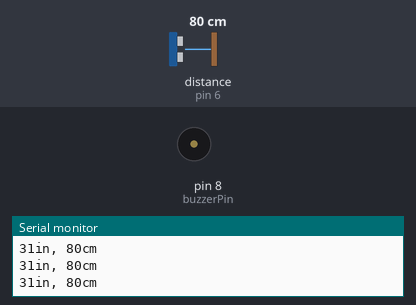
The sketch below on a simulated Arduino Uno, built with avr-gcc and run on an emulated ATmega328P. Parts: buzzer (waves = sounding), the last lines printed to the serial monitor. Wiring (inferred from the names in the program): ultrasonic range finder: trigger pin 7; echo pin 6. The inputs (shaded band) are chosen by the test bench; at power-on: distance to the obstacle (sensor on pin 6) 80 cm. The echo pulse lasts 58.3 µs per cm.

Above: at 1.2 s.
1.3 s: distance to the obstacle (sensor on pin 6) set to 48 cm
4.3 s: distance to the obstacle (sensor on pin 6) set to 41 cm
At 4.46 s:
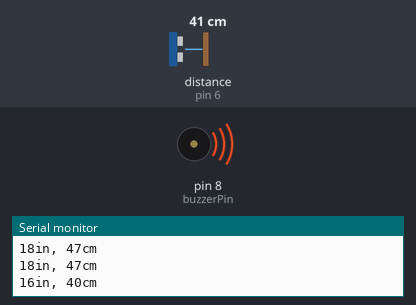
7.3 s: distance to the obstacle (sensor on pin 6) set to 120 cm
At 8.3 s:
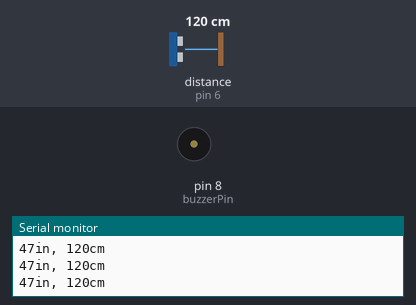
8.8 s: distance to the obstacle (sensor on pin 6) set to 2 cm
At 8.96 s:
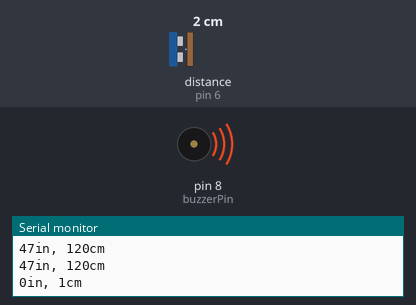
Timing chart, 0 to 11.8 s (numbered marks = the images above; inputs shaded):
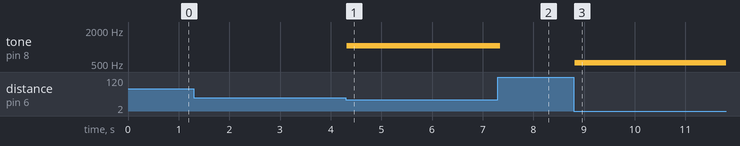

Measured:
- the behaviour switches between 45 and 44 cm on distance to the obstacle (sensor on pin 6) (found by bisection; images 0 and 1)
- after the input at 4.3 s, tone on pin 8 (buzzerPin): silent → 1047 Hz at once
- after the input at 7.3 s, tone on pin 8 (buzzerPin): 1047 Hz → silent after 0.05 s
- after the input at 8.8 s, tone on pin 8 (buzzerPin): silent → 523 Hz at once

The sketch:

sensor_buzzer.ino
```cpp
const int pingPin = 7; // Trigger Pin of Ultrasonic Sensor
const int echoPin = 6; // Echo Pin of Ultrasonic Sensor
int buzzerPin = 8;
int delay_ms = 300; // 500 delay without final delay in loop sounds good
bool continuous = 0;

long microsecondsToInches(long microseconds) {
   return microseconds / 74 / 2;
}

long microsecondsToCentimeters(long microseconds) {
   return microseconds / 29 / 2;
}

void setup() {
  // put your setup code here, to run once:
  Serial.begin(9600); // Starting Serial Terminal
  pinMode(buzzerPin, OUTPUT);

}

void discrete_mode() {
  // put your main code here, to run repeatedly:
    long duration, inches, cm;
   pinMode(pingPin, OUTPUT);
   digitalWrite(pingPin, LOW);
   delayMicroseconds(2);
   digitalWrite(pingPin, HIGH);
   delayMicroseconds(10);
   digitalWrite(pingPin, LOW);
   pinMode(echoPin, INPUT);
   duration = pulseIn(echoPin, HIGH);
   inches = microsecondsToInches(duration);
   cm = microsecondsToCentimeters(duration);
   Serial.print(inches);
   Serial.print("in, ");
   Serial.print(cm);
   Serial.print("cm");
   Serial.println();

 //  if (inches > 0 && inches < 4)
   if (cm > 0 && cm < 10) {
    tone(buzzerPin, 523); // C4
    delay(delay_ms); // Wait for 1 second (1000 milliseconds)
    noTone(buzzerPin); // Stop the tone
   }
  // else if (inches > 0 && inches < 6)
  else if (cm > 0 && cm < 15) {
    tone(buzzerPin, 587); // D4
    delay(delay_ms); // Wait for 1 second (1000 milliseconds)
    noTone(buzzerPin); // Stop the tone
  }
  // else if (inches > 0 && inches < 8)
  else if (cm > 0 && cm < 20) {
    tone(buzzerPin, 659); // E4
    delay(delay_ms); // Wait for 1 second (1000 milliseconds)
    noTone(buzzerPin); // Stop the tone
  }
  // else if (inches > 0 && inches < 10)
  else if (cm > 0 && cm < 25) {
    tone(buzzerPin, 698); // F4
    delay(delay_ms); // Wait for 1 second (1000 milliseconds)
    noTone(buzzerPin); // Stop the tone
  }
  // else if (inches > 0 && inches < 12)
  else if (cm > 0 && cm < 30) {
    tone(buzzerPin, 784); // G4
    delay(delay_ms); // Wait for 1 second (1000 milliseconds)
    noTone(buzzerPin); // Stop the tone
  }
  //  else if (inches > 0 && inches < 14)
   else if (cm > 0 && cm < 35) {
    tone(buzzerPin, 880); // A5
    delay(delay_ms); // Wait for 1 second (1000 milliseconds)
    noTone(buzzerPin); // Stop the tone
   }
  //  else if (inches > 0 && inches < 16)
   else if (cm > 0 && cm < 40) {
    tone(buzzerPin, 988); // B5
    delay(delay_ms); // Wait for 1 second (1000 milliseconds)
    noTone(buzzerPin); // Stop the tone
   }
  //  else if (inches > 0 && inches < 18)
   else if (cm > 0 && cm < 45) {
    tone(buzzerPin, 1047); // C5
    delay(delay_ms); // Wait for 1 second (1000 milliseconds)
    noTone(buzzerPin); // Stop the tone
   }

  // else if (inches > 0 && inches > 25)
  else if (cm > 0 && cm > 63) {

  }

}

void continuous_mode() {
  // put your main code here, to run repeatedly:
    long duration, inches, cm;
    int delay_ms = 50;
   pinMode(pingPin, OUTPUT);
   digitalWrite(pingPin, LOW);
   delayMicroseconds(2);
   digitalWrite(pingPin, HIGH);
   delayMicroseconds(10);
   digitalWrite(pingPin, LOW);
   pinMode(echoPin, INPUT);
   duration = pulseIn(echoPin, HIGH);
   inches = microsecondsToInches(duration);
   cm = microsecondsToCentimeters(duration);
   Serial.print(inches);
   Serial.print("in, ");
   Serial.print(cm);
   Serial.print("cm");
   Serial.println();

   int C4 = 523;
   int hz = C4;

  //  if (cm > 0 && cm < 63) {
  //   tone (buzzerPin, cm*12.8 + 513);
  //     delay(delay_ms);
  //     noTone(buzzerPin);
  //  }
  // else if (cm > 0 && cm > 63) {

  // }


   // how to get continuous sound like a real theremin?
  // get derivative of inches over time (absolute value)
  // if derivative large, hand is moving fast, smaller delay?
  // if derivative small, hand is moving slow, longer delay?
  // link derivative and delay in a formula? an inverse function?
  // this should improve the constant formula sound bc slower delay means less agitated sound

}

void loop() {

  if (!continuous) {
    discrete_mode();
  }
  else {
    continuous_mode();

  }

  //  delay(delay_ms);


}
```
